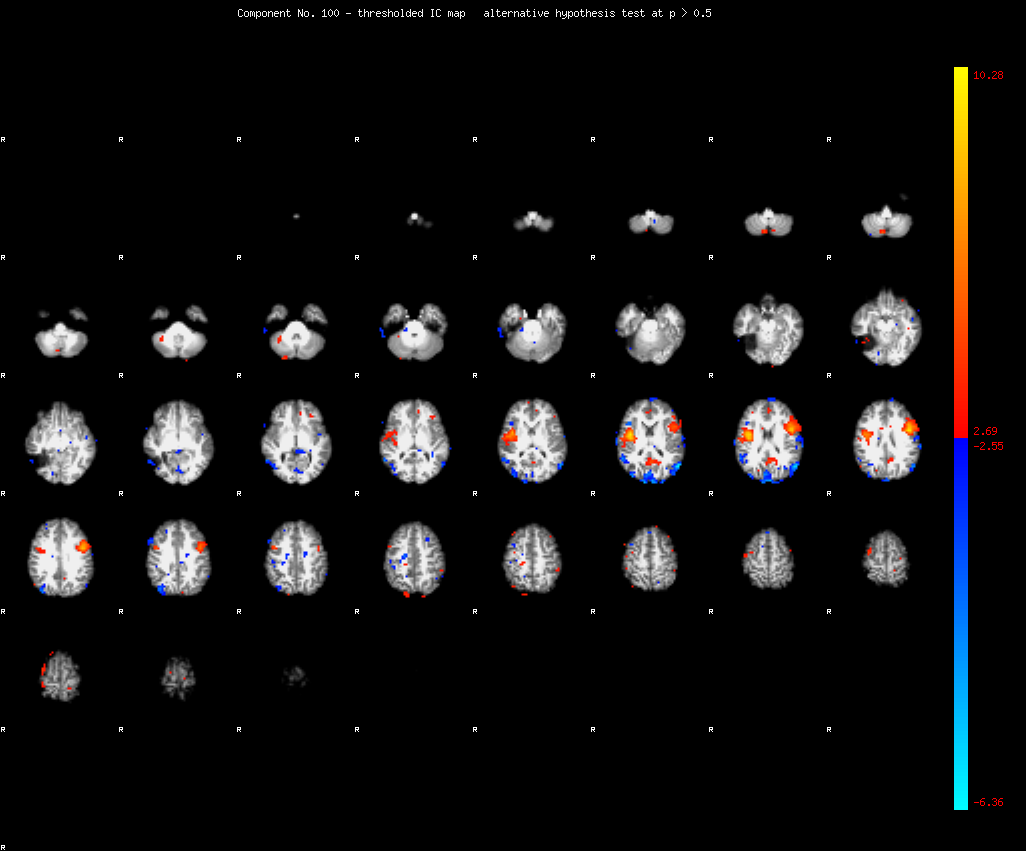
#> input picture testPatient/IC_100_thresh.png, 1026 x 851 px; its folder holds only this picture in this run
$ python -i brainExtraction.py   (imports and definitions only)
#> lines starting #> are read from the running program, lines starting #| are printed output that depends on the picture
import os
import cv2
import glob
import shutil
from pathlib import Path

def createSlices():

	# deleting the slices folder if it is already present
	slicesPresent = os.path.isdir(os.path.join(os.getcwd(),"Slices"))
	if slicesPresent:
		shutil.rmtree(os.path.join(os.getcwd(),"Slices"))
		#  waiting until the folder and it's contents are deleted
		while os.path.isdir(os.path.join(os.getcwd(),"Slices")):
			pass

	# deleting the slices and boundaries folder if it is already present
	boundariesPresent = os.path.isdir(os.path.join(os.getcwd(),"Boundaries"))
	if boundariesPresent:
		shutil.rmtree(os.path.join(os.getcwd(),"Boundaries"))
		#  waiting until the folder and it's contents are deleted
		while os.path.isdir(os.path.join(os.getcwd(),"Boundaries")):
			pass

	# creating slices folder
	slicesPresent = os.path.isdir(os.path.join(os.getcwd(),"Slices"))
	if not slicesPresent:
		os.mkdir(os.path.join(os.getcwd(),"Slices"))

	# creating a boundaries folder
	boundariesPresent = os.path.isdir(os.path.join(os.getcwd(),"Boundaries"))
	if not boundariesPresent:
		os.mkdir(os.path.join(os.getcwd(),"Boundaries"))

	# getting the images one by one from the data
	for img_path in glob.glob("./testPatient/*thresh.png"):

		fileName = Path(img_path).name.split('.')[0]

		# creating a folder with the image name inside slices folder
		folderPresent = os.path.isdir(os.path.join(os.path.join(os.getcwd(),"Slices"),fileName))
		if not folderPresent:
			os.mkdir(os.path.join(os.path.join(os.getcwd(),"Slices"),fileName))

		# creating a folder with the image name inside boundaries folder
		folderPresent = os.path.isdir(os.path.join(os.path.join(os.getcwd(),"Boundaries"),fileName))
		if not folderPresent:
			os.mkdir(os.path.join(os.path.join(os.getcwd(),"Boundaries"),fileName))

		# reading the thresh image
		image = cv2.imread(img_path)
#> image is the input picture: shape (851, 1026, 3); mean B, G, R 17.8, 17.5, 17.9
		# getting the length of the image
		image_length = image.shape[1]
#> image_length = 1026
		# cropping the top and the right side noise in the image
		final_image = image[20:,:image_length-82,:]
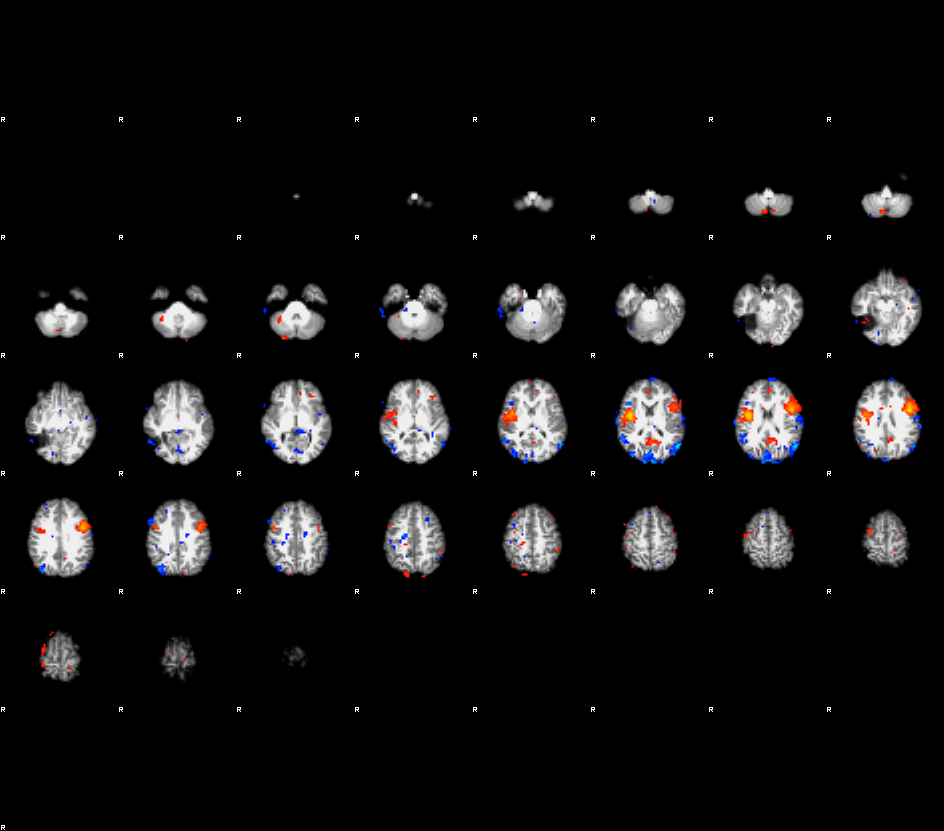
#> final_image: shape (831, 944, 3); mean B, G, R 17.9, 17.5, 17.9

		#  calculating the vertical coordinates of R in the image
		v_rs = []
		for i in range(len(final_image)):
			for j in range(len(final_image[i])):
				if final_image[i][j].sum() >= 1:
					if j in [0,1,2,3,4]:
						v_rs.append(i)
#> after the loop, v_rs = 98 values from 117 to 829
		v_rs = set(v_rs)
#> v_rs = 35 items
		v_lst = list(v_rs)
#> v_lst = 35 values, max 829 at index 4, min 117 at index 30, mean 473
		v_lst.sort()
		# storing the starting R coordinates in v_r_start
		v_r_start = [v_lst[i] for i in range(0,len(v_lst),5)]
#> v_r_start = [117, 235, 353, 471, 589, 707, 825]

		#  calculating the horizontal coordinates of R in the image
		h_rs = []
		for i in range(len(final_image)):
			for j in range(len(final_image[i])):
				if final_image[i][j].sum() >= 1:
					if i==v_r_start[0]:
						h_rs.append(j)
#> after the loop, h_rs = 32 values from 1 to 830
		h_rs = set(h_rs)
#> h_rs = 32 items
		h_lst = list(h_rs)
#> h_lst = 32 values, max 830 at index 7, min 1 at index 0, mean 415.5
		h_lst.sort()
		# storing the starting R coordinates in h_r_start
		h_r_start = [h_lst[i] for i in range(0,len(h_lst),4)]
#> h_r_start = [1, 119, 237, 355, 473, 591, 709, 827]

		# dividing the final image into columns based on R and storing in the imagesArr
		imagesArr = []
		# each R is 5 pixels hoizontall
		w = 5
		i = 1
		while i < len(h_r_start):
			col = final_image[:,w:h_r_start[i],:]
			imagesArr.append(col)
			w = h_r_start[i]+5
			i+=1
#> this loop made 7 passes
#> w on passes 1 to 7: 124, 242, 360, 478, 596, 714, 832
#> pass 1, in createSlices, `col = final_image[:,w:h_r_start[i],:]`:
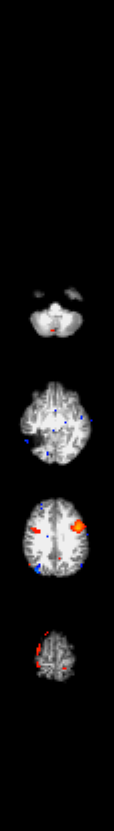
#> col: shape (831, 114, 3); mean B, G, R 18.7, 18.6, 19.1
#> pass 2, in createSlices, `col = final_image[:,w:h_r_start[i],:]`:
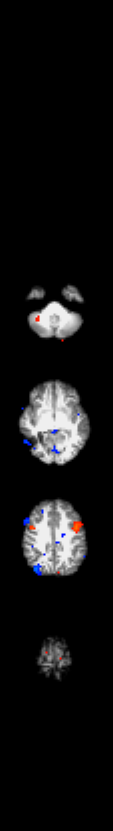
#> col: shape (831, 113, 3); mean B, G, R 18.7, 18.2, 18.5
#> pass 3, in createSlices, `col = final_image[:,w:h_r_start[i],:]`:
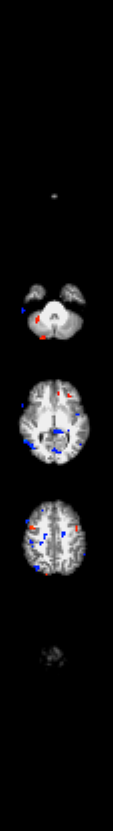
#> col: shape (831, 113, 3); mean B, G, R 18.1, 17.5, 17.7
#> after the loop, i = 8; imagesArr = 7 items
		# we will miss the last col in the above loop so appending it
		imagesArr.append(final_image[:,w:,:])

		#  from the columns we need to divide them into slices
		slices = []
		for img in imagesArr:
			h = 0
			i = 0
			while i < len(v_r_start):
				slice = img[h:v_r_start[i],:,:]
				slices.append(slice)
				#  each R is 4 pixels vertically
				h = v_r_start[i]+4
				i+=1
#> this loop made 8 passes
#> after the loop, slices = 56 items
		#  after above loop we will get all the slices in the slices list

		# detecting contours in the slices
		i = 1
		for slice in slices:
			# Detecting the Brain boundary
			b, g, r = cv2.split(slice)
			# detecting contours using green channel and without thresholding
			contours, hierarchy = cv2.findContours(image=g, mode=cv2.RETR_TREE, method=cv2.CHAIN_APPROX_NONE)
			# draw contours on the slice
			image_contour_green = slice.copy()
			cv2.drawContours(image=image_contour_green, contours=contours, contourIdx=-1, color=(51,214,255), thickness=1, lineType=cv2.LINE_AA)
			#  checking if there is a contour in the slice
			if len(contours):
				cv2.imwrite(os.path.join(os.path.join(os.getcwd(),"Slices"), fileName) + '/' + str(i) + ".png", slice)
				cv2.imwrite(os.path.join(os.path.join(os.getcwd(),"Boundaries"), fileName) + '/' + str(i) + ".png", image_contour_green)
				i+=1
#> this loop made 1 pass
#> after the loop, i = 1

		print(fileName, "successfully saved")

#> (the run stopped early here; a loop or call above may not have finished)
